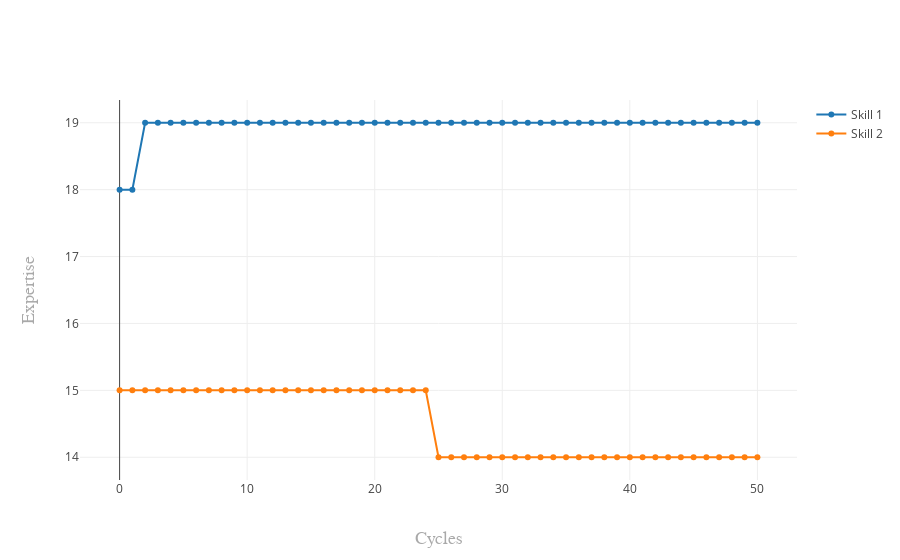

Notebook source saved alongside this figure:
### Code cell
my_workplace.plot_skills(my_workplace.agents[0])

### Figure 1 — Plotly figure (JSON) as saved in the notebook; plotly's stock layout.template omitted (floating-point values rounded to 4 significant figures)
{"data": [{"mode": "lines+markers", "name": "Skill 1", "type": "scatter", "uid": "698bf755-5c97-4684-b6c3-ff5e22bd4f64", "x": [0, 1, 2, 3, 4, 5, 6, 7, 8, 9, 10, 11, 12, 13, 14, 15, 16, 17, 18, 19, 20, 21, 22, 23, 24, 25, 26, 27, 28, 29, 30, 31, 32, 33, 34, 35, 36, 37, 38, 39, 40, 41, 42, 43, 44, 45, 46, 47, 48, 49, 50], "y": [18, 18, 19, 19, 19, 19, 19, 19, 19, 19, 19, 19, 19, 19, 19, 19, 19, 19, 19, 19, 19, 19, 19, 19, 19, 19, 19, 19, 19, 19, 19, 19, 19, 19, 19, 19, 19, 19, 19, 19, 19, 19, 19, 19, 19, 19, 19, 19, 19, 19, 19]}, {"mode": "lines+markers", "name": "Skill 2", "type": "scatter", "uid": "f7a98b0e-e85d-4066-a525-7c9e65798ae1", "x": [0, 1, 2, 3, 4, 5, 6, 7, 8, 9, 10, 11, 12, 13, 14, 15, 16, 17, 18, 19, 20, 21, 22, 23, 24, 25, 26, 27, 28, 29, 30, 31, 32, 33, 34, 35, 36, 37, 38, 39, 40, 41, 42, 43, 44, 45, 46, 47, 48, 49, 50], "y": [15, 15, 15, 15, 15, 15, 15, 15, 15, 15, 15, 15, 15, 15, 15, 15, 15, 15, 15, 15, 15, 15, 15, 15, 15, 14, 14, 14, 14, 14, 14, 14, 14, 14, 14, 14, 14, 14, 14, 14, 14, 14, 14, 14, 14, 14, 14, 14, 14, 14, 14]}], "layout": {"xaxis": {"title": "Cycles", "titlefont": {"color": "darkgrey", "family": "Arial, sans-serif", "size": 18}}, "yaxis": {"title": "Expertise", "titlefont": {"color": "darkgrey", "family": "Arial, sans-serif", "size": 18}}}}
